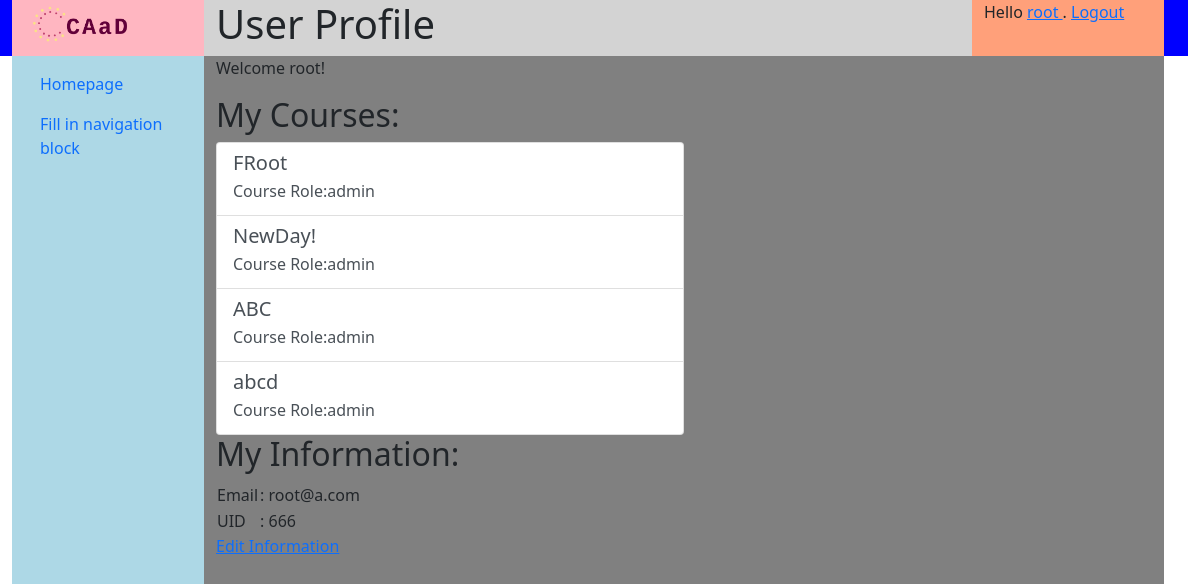
/users/profile/root (signed in), run on the app's committed database.
### courses/models.py (models this page shows, shortened)
class Course(models.Model):
    name = models.CharField('course name', max_length=32)
    password = models.CharField('joining password', max_length=8)
    description = models.CharField('description', max_length=512)
    is_open = models.BooleanField("Is open to all", default=True)
    create_date = models.DateTimeField('date created up', default=now())
    creator = models.ForeignKey(User, on_delete=models.CASCADE)

### users/models.py (models this page shows, shortened)
class UserAuxiliary(models.Model):
    user = models.OneToOneField(User, on_delete=models.CASCADE, related_name="auxiliary", unique=True)
    realname = models.CharField('real name', max_length=16, blank=True, null=True)
    uid = models.CharField('user(student/teacher) number', max_length=32, blank=True, null=True)
    class Meta:
        verbose_name = verbose_name_plural = "User auxiliary information"

### users/views.py (the view)
# urls.py: path(r'profile/<str:username>', views.profile, name='profile'),
def profile(request, username):
    owner = get_object_or_404(User, username=username)
    context = {}
    context['title'] = "User Profile"
    if request.user != owner:
        context["others_name"] = owner.get_username()
    else:
        context["course_info_list"] = get_enrolled_courses(request.user)
        context["owner"] = owner
        context["owner_aux"] = owner.auxiliary
    return render(request, 'users/profile.html', context)

### users/utils.py (called while the page is built)
def get_enrolled_courses(user):
    enrolled_courses = CourseMember.objects.filter(user=user)
    course_info_list = []
    for role in enrolled_courses:
        course = role.course
        course_info_list.append({
            'name': course.name,
            'id': course.pk,
            'role': COURSEMEMBER_TYPE[role.type]
        })
    return course_info_list

### templates/users/profile.html (shortened to what this page needs)
{% extends "generics/base.html" %}
{% block content %}
{% if course_info_list == None %}
    <p>Hello {{ user.name }}, this is profile of {{ others_name }}</p>
{% else %}
    <p>Welcome {{ owner.username }}!</p>
{% endif %}
{% if course_info_list %}
<div id="myCourses">
    <h2>My Courses:</h2>
    <div class="list-group w-50">
        {% for course_info in course_info_list %}
            <a href="{% url 'courses:course_homepage' course_info.id %}" class="list-group-item list-group-item-action" aria-current="true">
                <div class="d-flex justify-content-between">
                    <h5 class="mb-1">{{ course_info.name }}</h5>
                </div>
                <p class="mb-1">Course Role:{{ course_info.role }}</p>
            </a>
        {% endfor %}
    </div>
    <h2>My Information:</h2>
    <table>
        <tr>
            <td>Email</td>
            <td>: {{ owner.email | default:"N/A" }}</td>
        </tr>
        <tr>
            <td>UID</td>
            <td>: {{ owner_aux.uid | default:"N/A" }}</td>
        </tr>
    </table>
    <a href="{% url 'users:edit' owner.pk %}">Edit Information</a>
{% endif %}
{% endblock content %}

### templates/generics/base.html (shortened to what this page needs)
{% load static %}
<!DOCTYPE html>
<html>
    <head>
        <link href="{% static 'css/bootstrap.min.css' %}" rel="stylesheet">
        <link rel="stylesheet" href="{% static 'css/base.css' %}">
    </head>
    <body>
<div id="header" class="header container-fluid row">
    <div class="logo col-sm-2 center">
        <a href="{% url 'home' %}"><img src="{% static 'images/logo.png' %}" alt="CAaD" width="" height="50"></a>
    </div>
        <div class="title col-sm-8">
            <h1>{{ title | default:"Fill in title variable" }}<h1>
        </div>
    <div class="user col-sm-2">
        {% block status %}
            {% if user.is_authenticated %}
            Hello
            <a href="{% url 'users:profile' user.username %}">
            {{ user.username }}
            </a>
            . <a href="{% url 'users:logout_view' %}">Logout</a>
            {% else %}
            Anonymous User. <a href="{% url 'users:login' %}">Login</a>
            {% endif %}
        {% endblock status %}
    </div>
</div>
<div id="body" class="container-fluid row">
    <div class="navi col-sm-2 flex-fill">
    <nav class="navbar navbar-default" role="navigation">
        <ul class="nav nav-pills flex-column">
            <li class="nav-item">
                <a class="nav-link" href='{% url "home" %}'>Homepage</a>
            </li>
            {% block navigation %}
            <li class="nav-item">
                <a class="nav-link" href='{% url "home" %}'>Fill in navigation block</a>
            </li>
            {% endblock %}
        </ul>
    </nav>
    </div>
    <div class="content col-sm-10 container">
    <div class="row align-items-center">
        {% block content%}{% endblock %}
    </div>
    </div>
</div>
    </body>
</html>

### statics/css/base.css (style rules this page uses)
.header { background-color: blue; }
.logo { background-color: lightpink; }
.user { background-color: lightsalmon; }
.title { background-color: lightgray; }
#body { min-height: 90vh; }
.navi { background-color: lightblue; }
.content { background-color: gray; border-top: 10px; }

### data on the page
Course: name "FRoot"
Course: name "NewDay!"
Course: name "ABC"
Course: name "abcd"
UserAuxiliary: uid "666"

### other printed values
{{ user.username }} "root"
{{ owner.username }} "root"
{{ course_info.role }} "admin" "admin" "admin" "admin"
{{ owner.email | default:"N/A" }} "root@a.com"
